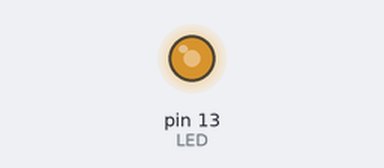
Recording of a sketch running on a simulated Arduino Uno, built with avr-gcc and run on an emulated ATmega328P. Shown: output pins drawn as LEDs (lit = HIGH).

Above: at 36.8 s.
Timing chart, 0 to 40.0 s (numbered marks = the images above):
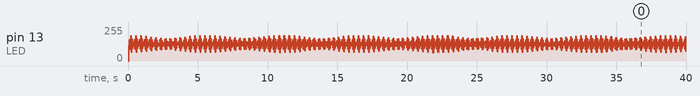

The sketch:

01_LED_ON.ino
```cpp
const int LED =13;

// 사용자 함수
void func(int high, int low)
{
  digitalWrite(LED, HIGH);
  delay(high);
  digitalWrite(LED, LOW);
  delay(low);
}

void setup() {
  // put your setup code here, to run once:
  Serial.begin(115200);

  pinMode(LED, OUTPUT);
}

void loop() {
  // put your main code here, to run repeatedly:
  // 함수호출
  for(int i=0; i<9; i++){
    func(1+i,9-i);
    // Serial.print(1+i);
    // Serial.print(", ");
    // Serial.println(9-i);
  }
  // delay(2000);
}
```
